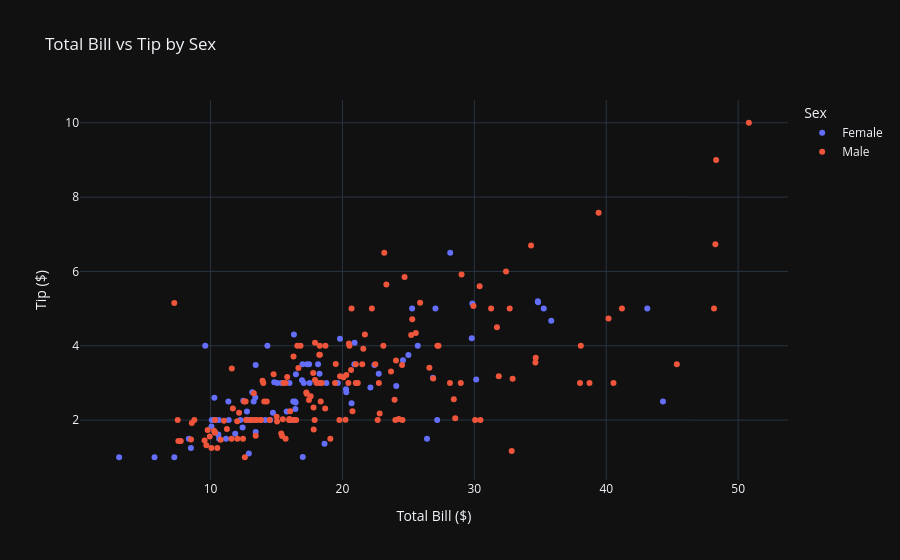

Source (notebook cell):
### Markdown cell above
---

**5. Інтерактивна діаграма розсіювання**

Створіть з допомогою бібліотек Plotly інтерактивний scatter plot для `total_bill` vs `tip` з кольором за статтю (`sex`).

### Code cell
import plotly.express as px

fig = px.scatter(
    df,
    x="total_bill",
    y="tip",
    color="sex",
    title="Total Bill vs Tip by Sex",
    labels={
        "total_bill": "Total Bill ($)",
        "tip": "Tip ($)",
        "sex": "Sex"
    }
)

fig.show()

### Figure 1 — Plotly figure (JSON) as saved in the notebook; plotly's stock layout.template omitted (floating-point values rounded to 4 significant figures; data arrays with more than 128 entries replaced by an {"elided": "..."} marker saying what was removed)
{"data": [{"hovertemplate": "Sex=Female<br>Total Bill ($)=%{x}<br>Tip ($)=%{y}<extra></extra>", "legendgroup": "Female", "marker": {"color": "#636efa", "symbol": "circle"}, "mode": "markers", "name": "Female", "orientation": "v", "showlegend": true, "x": [16.99, 24.59, 35.26, 14.83, 10.33, 16.97, 20.29, 15.77, 19.65, 15.06, 20.69, 16.93, 10.29, 34.81, 26.41, 16.45, 3.07, 17.07, 26.86, 25.28, 14.73, 10.07, 34.83, 5.75, 16.32, 22.75, 11.35, 15.38, 44.3, 22.42, 20.92, 14.31, 7.25, 25.71, 17.31, 10.65, 12.43, 24.08, 13.42, 12.48, 29.8, 14.52, 11.38, 20.27, 11.17, 12.26, 18.26, 8.51, 10.33, 14.15, 13.16, 17.47, 27.05, 16.43, 8.35, 18.64, 11.87, 29.85, 25.0, 13.39, 16.21, 17.51, 10.59, 10.63, 9.6, 20.9, 18.15, 19.81, 43.11, 13.0, 12.74, 13.0, 16.4, 16.47, 12.76, 13.27, 28.17, 12.9, 30.14, 13.42, 15.98, 16.27, 10.09, 22.12, 35.83, 27.18, 18.78], "xaxis": "x", "y": [1.01, 3.61, 5.0, 3.02, 1.67, 3.5, 2.75, 2.23, 3.0, 3.0, 2.45, 3.07, 2.6, 5.2, 1.5, 2.47, 1.0, 3.0, 3.14, 5.0, 2.2, 1.83, 5.17, 1.0, 4.3, 3.25, 2.5, 3.0, 2.5, 3.48, 4.08, 4.0, 1.0, 4.0, 3.5, 1.5, 1.8, 2.92, 1.68, 2.52, 4.2, 2.0, 2.0, 2.83, 1.5, 2.0, 3.25, 1.25, 2.0, 2.0, 2.75, 3.5, 5.0, 2.3, 1.5, 1.36, 1.63, 5.14, 3.75, 2.61, 2.0, 3.0, 1.61, 2.0, 4.0, 3.5, 3.5, 4.19, 5.0, 2.0, 2.01, 2.0, 2.5, 3.23, 2.23, 2.5, 6.5, 1.1, 3.09, 3.48, 3.0, 2.5, 2.0, 2.88, 4.67, 2.0, 3.0], "yaxis": "y", "type": "scatter"}, {"hovertemplate": "Sex=Male<br>Total Bill ($)=%{x}<br>Tip ($)=%{y}<extra></extra>", "legendgroup": "Male", "marker": {"color": "#EF553B", "symbol": "circle"}, "mode": "markers", "name": "Male", "orientation": "v", "showlegend": true, "x": {"elided": "157 float values"}, "xaxis": "x", "y": {"elided": "157 float values"}, "yaxis": "y", "type": "scatter"}], "layout": {"xaxis": {"anchor": "y", "domain": [0.0, 1.0], "title": {"text": "Total Bill ($)"}}, "yaxis": {"anchor": "x", "domain": [0.0, 1.0], "title": {"text": "Tip ($)"}}, "legend": {"title": {"text": "Sex"}, "tracegroupgap": 0}, "title": {"text": "Total Bill vs Tip by Sex"}}}
